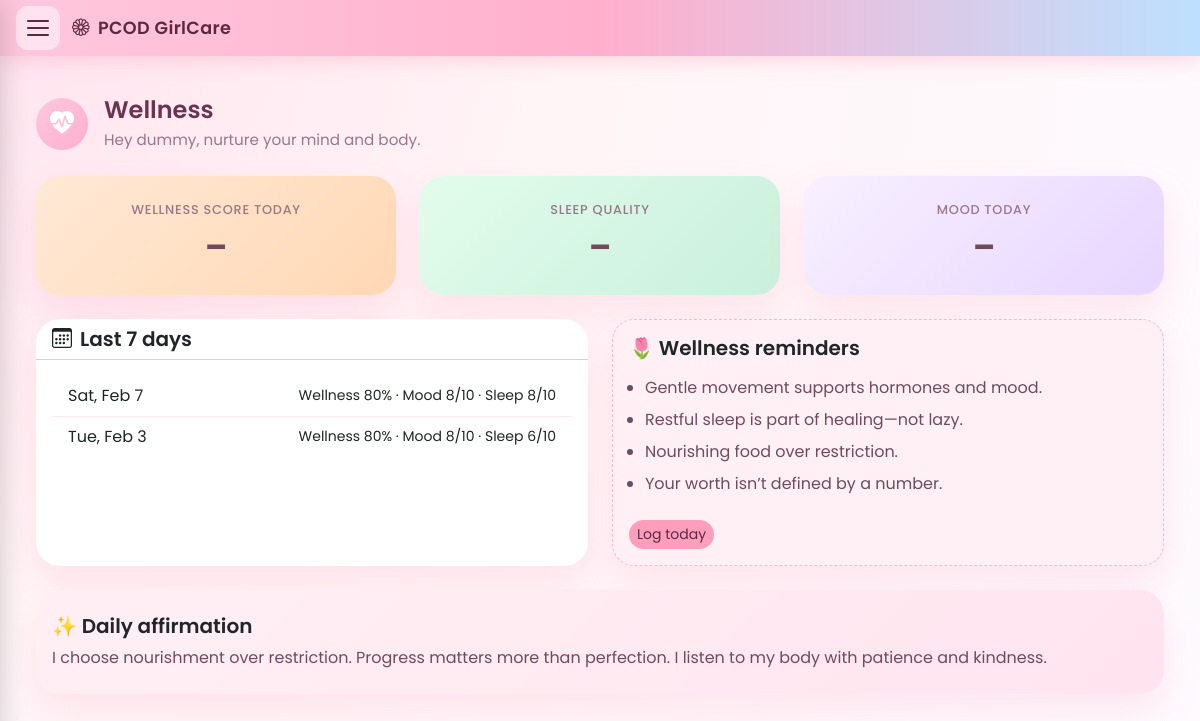
The page /wellness/ (signed in) on the database as committed earlier.
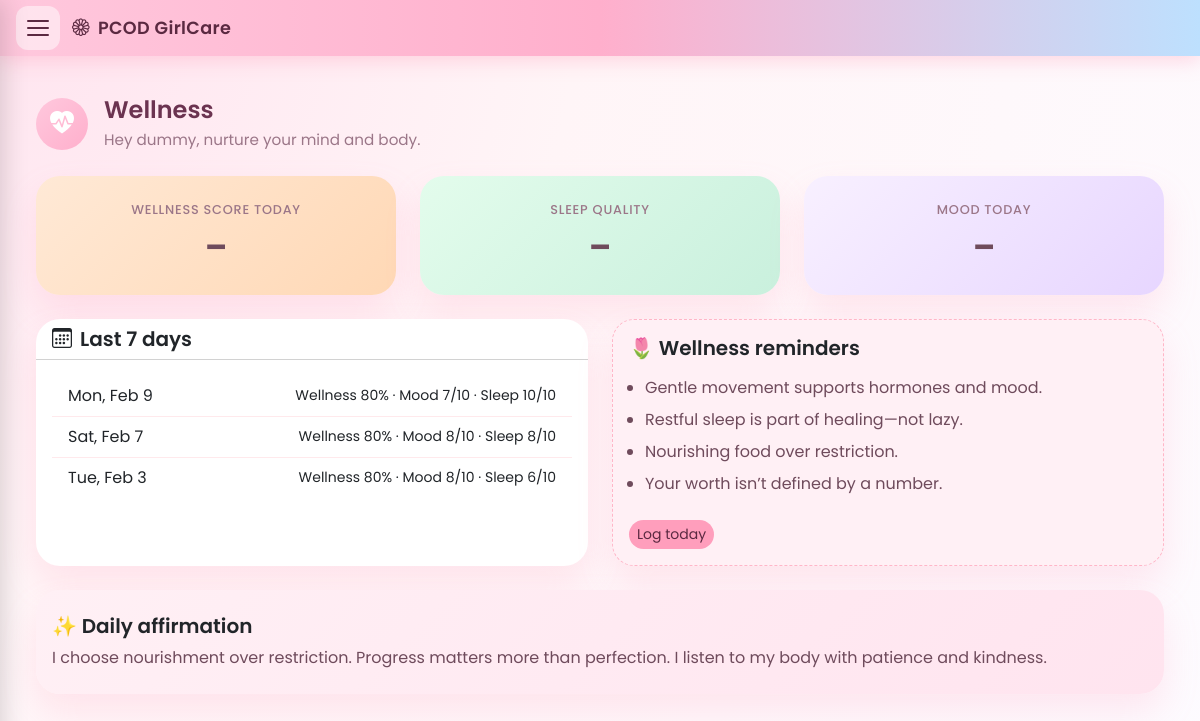
The same page on the database as committed later.
### tracker/models.py (models this page shows, shortened)
class DailyLog(models.Model):
    user = models.ForeignKey(
        settings.AUTH_USER_MODEL,
        on_delete=models.CASCADE,
        related_name='daily_logs',
    )
    date = models.DateField(db_index=True)
    cycle_day = models.PositiveSmallIntegerField(null=True, blank=True)
    steps = models.PositiveIntegerField(null=True, blank=True, default=0)
    water_glasses = models.PositiveSmallIntegerField(null=True, blank=True, default=0)
    wellness_score = models.PositiveSmallIntegerField(null=True, blank=True)  # 0–100
    acne_level = models.PositiveSmallIntegerField(null=True, blank=True)
    fatigue_level = models.PositiveSmallIntegerField(null=True, blank=True)
    bloating_level = models.PositiveSmallIntegerField(null=True, blank=True)
    sleep_quality = models.PositiveSmallIntegerField(null=True, blank=True)
    weight_kg = models.DecimalField(max_digits=5, decimal_places=2, null=True, blank=True)
    mood = models.PositiveSmallIntegerField(null=True, blank=True)  # 1–10
    class Meta:
        constraints = [
            models.UniqueConstraint(fields=['user', 'date'], name='unique_user_date'),
        ]
        ordering = ['-date']

### tracker/views.py (the view)
# urls.py: path('wellness/', views.wellness, name='wellness'),
@login_required
def wellness(request):
    user = request.user
    today = timezone.localdate()
    today_log = DailyLog.objects.filter(user=user, date=today).first()
    last_7 = (
        DailyLog.objects.filter(user=user, date__lte=today)
        .order_by('-date')[:7]
    )
    wellness_score = today_log.wellness_score if today_log else None
    sleep_quality = today_log.sleep_quality if today_log else None
    mood = today_log.mood if today_log else None
    wellness_days = [
        {'date': log.date, 'wellness': log.wellness_score, 'mood': log.mood, 'sleep': log.sleep_quality}
        for log in last_7
    ]
    context = {
        'username': user.username,
        'wellness_score': wellness_score,
        'sleep_quality': sleep_quality,
        'mood': mood,
        'wellness_days': wellness_days,
    }
    return render(request, 'tracker/wellness.html', context)

### tracker/templates/tracker/wellness.html (shortened to what the changed rows need)
{% extends 'tracker/base_nav.html' %}
{% load static %}
{% block extra_css %}<link rel="stylesheet" href="{% static 'tracker/css/dashboard.css' %}"><link rel="stylesheet" href="{% static 'tracker/css/app-pages.css' %}">{% endblock %}
{% block content %}
<div class="container-fluid py-3 app-page">
    <div class="row mb-4">
        <div class="col">
            <div class="d-flex align-items-center gap-3">
                <div>
                    <h2 class="page-title">Wellness</h2>
                </div>
            </div>
        </div>
    </div>
    <div class="row g-4 mb-4">
        <div class="col-lg-6">
            <div class="card h-100">
                <div class="card-body">
                    {% if wellness_days %}
                    <ul class="list-group list-group-flush list-group-flush-soft">
                        {% for day in wellness_days %}
                        <li class="list-group-item d-flex justify-content-between align-items-center">
                            <span>{{ day.date|date:"D, M j" }}</span>
                            <span class="small">
                                {% if day.wellness is not None %}Wellness {{ day.wellness }}%{% endif %}
                                {% if day.mood is not None %} · Mood {{ day.mood }}/10{% endif %}
                                {% if day.sleep is not None %} · Sleep {{ day.sleep }}/10{% endif %}
                            </span>
                        </li>
                        {% endfor %}
                    </ul>
                    {% else %}
                    <p class="text-muted mb-0">Log on your <a href="{% url 'tracker:dashboard' %}">Dashboard</a> to see history here.</p>
                    {% endif %}
                </div>
            </div>
        </div>
    </div>
</div>
{% endblock %}

Rows that differ between the two databases and show on the page:
added DailyLog: date "Mon, Feb 9"
Other text that changed with them:
new list line: "Wellness 80 % · Mood 7 /10 · Sleep 10 /10"
